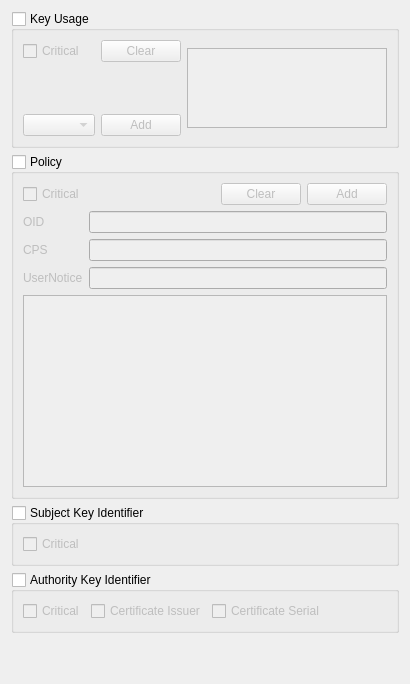
     <widget class="QWidget" name="mExtend1Tab">
      <attribute name="title">
       <string>Extend1</string>
      </attribute>
      <layout class="QVBoxLayout" name="verticalLayout_2">
       <item>
        <widget class="QGroupBox" name="mKeyUsageGroup">
         <property name="minimumSize">
          <size>
           <width>0</width>
           <height>100</height>
          </size>
         </property>
         <property name="title">
          <string>Key Usage</string>
         </property>
         <property name="checkable">
          <bool>true</bool>
         </property>
         <property name="checked">
          <bool>false</bool>
         </property>
         <layout class="QVBoxLayout" name="verticalLayout_7">
          <item>
           <layout class="QGridLayout" name="gridLayout_25">
            <item row="0" column="2" rowspan="3">
             <widget class="QListWidget" name="mKeyUsageList">
              <property name="maximumSize">
               <size>
                <width>200</width>
                <height>80</height>
               </size>
              </property>
              <property name="contextMenuPolicy">
               <enum>Qt::CustomContextMenu</enum>
              </property>
             </widget>
            </item>
            <item row="0" column="1">
             <widget class="QPushButton" name="mKeyUsageClearBtn">
              <property name="text">
               <string>Clear</string>
              </property>
             </widget>
            </item>
            <item row="2" column="0">
             <widget class="QComboBox" name="mKeyUsageCombo"/>
            </item>
            <item row="0" column="0">
             <widget class="QCheckBox" name="mKeyUsageCriticalCheck">
              <property name="text">
               <string>Critical</string>
              </property>
             </widget>
            </item>
            <item row="2" column="1">
             <widget class="QPushButton" name="mKeyUsageAddBtn">
              <property name="text">
               <string>Add</string>
              </property>
             </widget>
            </item>
            <item row="1" column="1">
             <spacer name="verticalSpacer">
              <property name="orientation">
               <enum>Qt::Vertical</enum>
              </property>
              <property name="sizeHint" stdset="0">
               <size>
                <width>20</width>
                <height>40</height>
               </size>
              </property>
             </spacer>
            </item>
           </layout>
          </item>
         </layout>
        </widget>
       </item>
       <item>
        <widget class="QGroupBox" name="mPolicyGroup">
         <property name="minimumSize">
          <size>
           <width>0</width>
           <height>100</height>
          </size>
         </property>
         <property name="title">
          <string>Policy</string>
         </property>
         <property name="checkable">
          <bool>true</bool>
         </property>
         <property name="checked">
          <bool>false</bool>
         </property>
         <layout class="QVBoxLayout" name="verticalLayout_8">
          <item>
           <layout class="QGridLayout" name="gridLayout_2">
            <item row="0" column="2">
             <widget class="QPushButton" name="mPolicyClearBtn">
              <property name="text">
               <string>Clear</string>
              </property>
             </widget>
            </item>
            <item row="0" column="0">
             <widget class="QCheckBox" name="mPolicyCriticalCheck">
              <property name="text">
               <string>Critical</string>
              </property>
             </widget>
            </item>
            <item row="0" column="3">
             <widget class="QPushButton" name="mPolicyAddBtn">
              <property name="text">
               <string>Add</string>
              </property>
             </widget>
            </item>
            <item row="0" column="1">
             <spacer name="horizontalSpacer_4">
              <property name="orientation">
               <enum>Qt::Horizontal</enum>
              </property>
              <property name="sizeHint" stdset="0">
               <size>
                <width>40</width>
                <height>20</height>
               </size>
              </property>
             </spacer>
            </item>
           </layout>
          </item>
          <item>
           <layout class="QGridLayout" name="gridLayout_12">
            <item row="1" column="1">
             <widget class="QLineEdit" name="mPolicyCPSText"/>
            </item>
            <item row="1" column="0">
             <widget class="QLabel" name="label_13">
              <property name="text">
               <string>CPS</string>
              </property>
             </widget>
            </item>
            <item row="0" column="1">
             <widget class="QLineEdit" name="mPolicyOIDText"/>
            </item>
            <item row="0" column="0">
             <widget class="QLabel" name="label_12">
              <property name="text">
               <string>OID</string>
              </property>
             </widget>
            </item>
            <item row="2" column="0">
             <widget class="QLabel" name="label_14">
              <property name="text">
               <string>UserNotice</string>
              </property>
             </widget>
            </item>
            <item row="2" column="1">
             <widget class="QLineEdit" name="mPolicyUserNoticeText"/>
            </item>
           </layout>
          </item>
          <item>
           <widget class="QTableWidget" name="mPolicyTable">
            <property name="contextMenuPolicy">
             <enum>Qt::CustomContextMenu</enum>
            </property>
            <attribute name="horizontalHeaderHighlightSections">
             <bool>false</bool>
            </attribute>
            <attribute name="verticalHeaderHighlightSections">
             <bool>false</bool>
            </attribute>
           </widget>
          </item>
         </layout>
        </widget>
       </item>
       <item>
        <widget class="QGroupBox" name="mSKIGroup">
         <property name="minimumSize">
          <size>
           <width>0</width>
           <height>0</height>
          </size>
         </property>
         <property name="title">
          <string>Subject Key Identifier</string>
         </property>
         <property name="checkable">
          <bool>true</bool>
         </property>
         <property name="checked">
          <bool>false</bool>
         </property>
         <layout class="QVBoxLayout" name="verticalLayout_9">
          <item>
           <widget class="QCheckBox" name="mSKICriticalCheck">
            <property name="text">
             <string>Critical</string>
            </property>
           </widget>
          </item>
         </layout>
        </widget>
       </item>
       <item>
        <widget class="QGroupBox" name="mAKIGroup">
         <property name="minimumSize">
          <size>
           <width>0</width>
           <height>0</height>
          </size>
         </property>
         <property name="title">
          <string>Authority Key Identifier</string>
         </property>
         <property name="checkable">
          <bool>true</bool>
         </property>
         <property name="checked">
          <bool>false</bool>
         </property>
         <layout class="QVBoxLayout" name="verticalLayout_10">
          <item>
           <layout class="QGridLayout" name="gridLayout_13">
            <item row="0" column="1">
             <widget class="QCheckBox" name="mAKICertIssuerCheck">
              <property name="text">
               <string>Certificate Issuer</string>
              </property>
             </widget>
            </item>
            <item row="0" column="2">
             <widget class="QCheckBox" name="mAKICertSerialCheck">
              <property name="text">
               <string>Certificate Serial</string>
              </property>
             </widget>
            </item>
            <item row="0" column="0">
             <widget class="QCheckBox" name="mAKICriticalCheck">
              <property name="text">
               <string>Critical</string>
              </property>
             </widget>
            </item>
            <item row="0" column="3">
             <spacer name="horizontalSpacer_6">
              <property name="orientation">
               <enum>Qt::Horizontal</enum>
              </property>
              <property name="sizeHint" stdset="0">
               <size>
                <width>40</width>
                <height>20</height>
               </size>
              </property>
             </spacer>
            </item>
           </layout>
          </item>
         </layout>
        </widget>
       </item>
       <item>
        <spacer name="verticalSpacer_7">
         <property name="orientation">
          <enum>Qt::Vertical</enum>
         </property>
         <property name="sizeHint" stdset="0">
          <size>
           <width>20</width>
           <height>40</height>
          </size>
         </property>
        </spacer>
       </item>
      </layout>
     </widget>
